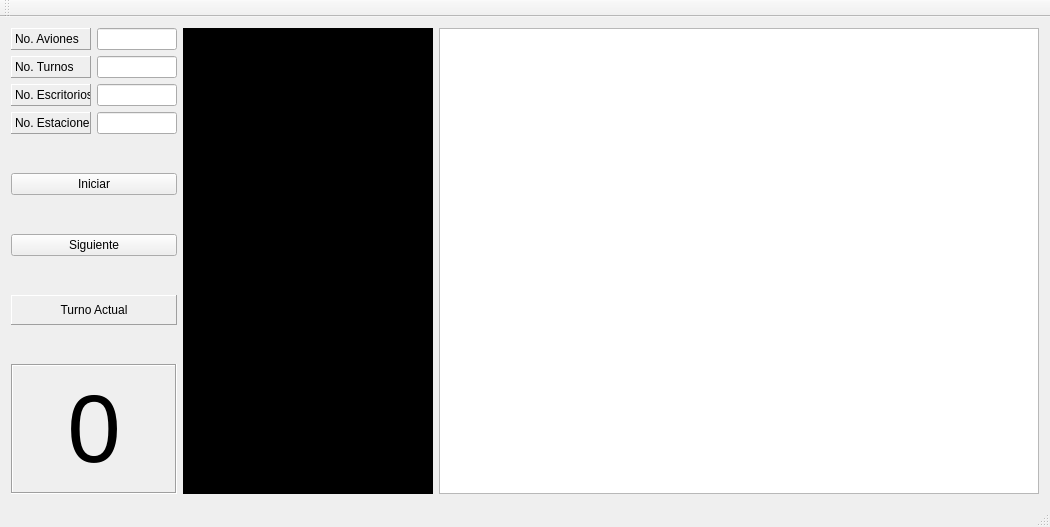
<?xml version="1.0" encoding="UTF-8"?>
<ui version="4.0">
 <class>MainWindow</class>
 <widget class="QMainWindow" name="MainWindow">
  <property name="geometry">
   <rect>
    <x>0</x>
    <y>0</y>
    <width>1050</width>
    <height>527</height>
   </rect>
  </property>
  <property name="windowTitle">
   <string>Simulacion</string>
  </property>
  <widget class="QWidget" name="centralWidget">
   <layout class="QGridLayout" name="gridLayout">
    <item row="0" column="1">
     <widget class="QPlainTextEdit" name="textedit_consola">
      <property name="sizePolicy">
       <sizepolicy hsizetype="Minimum" vsizetype="Expanding">
        <horstretch>0</horstretch>
        <verstretch>0</verstretch>
       </sizepolicy>
      </property>
      <property name="minimumSize">
       <size>
        <width>250</width>
        <height>0</height>
       </size>
      </property>
      <property name="maximumSize">
       <size>
        <width>250</width>
        <height>16777215</height>
       </size>
      </property>
      <property name="styleSheet">
       <string notr="true">background-color:black;
color:white;</string>
      </property>
      <property name="readOnly">
       <bool>true</bool>
      </property>
     </widget>
    </item>
    <item row="0" column="0">
     <layout class="QFormLayout" name="formLayout">
      <item row="0" column="0">
       <widget class="QLabel" name="label">
        <property name="sizePolicy">
         <sizepolicy hsizetype="Minimum" vsizetype="Preferred">
          <horstretch>0</horstretch>
          <verstretch>0</verstretch>
         </sizepolicy>
        </property>
        <property name="minimumSize">
         <size>
          <width>80</width>
          <height>0</height>
         </size>
        </property>
        <property name="frameShape">
         <enum>QFrame::Panel</enum>
        </property>
        <property name="frameShadow">
         <enum>QFrame::Raised</enum>
        </property>
        <property name="text">
         <string>No. Aviones</string>
        </property>
       </widget>
      </item>
      <item row="0" column="1">
       <widget class="QLineEdit" name="text_aviones">
        <property name="sizePolicy">
         <sizepolicy hsizetype="Minimum" vsizetype="Fixed">
          <horstretch>0</horstretch>
          <verstretch>0</verstretch>
         </sizepolicy>
        </property>
        <property name="minimumSize">
         <size>
          <width>80</width>
          <height>0</height>
         </size>
        </property>
        <property name="maximumSize">
         <size>
          <width>80</width>
          <height>16777215</height>
         </size>
        </property>
       </widget>
      </item>
      <item row="1" column="0">
       <widget class="QLabel" name="label_2">
        <property name="sizePolicy">
         <sizepolicy hsizetype="Minimum" vsizetype="Preferred">
          <horstretch>0</horstretch>
          <verstretch>0</verstretch>
         </sizepolicy>
        </property>
        <property name="minimumSize">
         <size>
          <width>80</width>
          <height>0</height>
         </size>
        </property>
        <property name="maximumSize">
         <size>
          <width>80</width>
          <height>16777215</height>
         </size>
        </property>
        <property name="frameShape">
         <enum>QFrame::Panel</enum>
        </property>
        <property name="frameShadow">
         <enum>QFrame::Raised</enum>
        </property>
        <property name="text">
         <string>No. Turnos</string>
        </property>
       </widget>
      </item>
      <item row="1" column="1">
       <widget class="QLineEdit" name="text_turnos">
        <property name="sizePolicy">
         <sizepolicy hsizetype="Minimum" vsizetype="Fixed">
          <horstretch>0</horstretch>
          <verstretch>0</verstretch>
         </sizepolicy>
        </property>
        <property name="minimumSize">
         <size>
          <width>80</width>
          <height>0</height>
         </size>
        </property>
        <property name="maximumSize">
         <size>
          <width>80</width>
          <height>16777215</height>
         </size>
        </property>
       </widget>
      </item>
      <item row="2" column="0">
       <widget class="QLabel" name="label_3">
        <property name="sizePolicy">
         <sizepolicy hsizetype="Minimum" vsizetype="Preferred">
          <horstretch>0</horstretch>
          <verstretch>0</verstretch>
         </sizepolicy>
        </property>
        <property name="minimumSize">
         <size>
          <width>80</width>
          <height>0</height>
         </size>
        </property>
        <property name="maximumSize">
         <size>
          <width>80</width>
          <height>16777215</height>
         </size>
        </property>
        <property name="frameShape">
         <enum>QFrame::Panel</enum>
        </property>
        <property name="frameShadow">
         <enum>QFrame::Raised</enum>
        </property>
        <property name="text">
         <string>No. Escritorios</string>
        </property>
       </widget>
      </item>
      <item row="2" column="1">
       <widget class="QLineEdit" name="text_excritorios">
        <property name="sizePolicy">
         <sizepolicy hsizetype="Minimum" vsizetype="Fixed">
          <horstretch>0</horstretch>
          <verstretch>0</verstretch>
         </sizepolicy>
        </property>
        <property name="minimumSize">
         <size>
          <width>80</width>
          <height>0</height>
         </size>
        </property>
        <property name="maximumSize">
         <size>
          <width>80</width>
          <height>16777215</height>
         </size>
        </property>
       </widget>
      </item>
      <item row="3" column="0">
       <widget class="QLabel" name="label_4">
        <property name="sizePolicy">
         <sizepolicy hsizetype="Minimum" vsizetype="Preferred">
          <horstretch>0</horstretch>
          <verstretch>0</verstretch>
         </sizepolicy>
        </property>
        <property name="minimumSize">
         <size>
          <width>80</width>
          <height>0</height>
         </size>
        </property>
        <property name="maximumSize">
         <size>
          <width>80</width>
          <height>16777215</height>
         </size>
        </property>
        <property name="frameShape">
         <enum>QFrame::Panel</enum>
        </property>
        <property name="frameShadow">
         <enum>QFrame::Raised</enum>
        </property>
        <property name="text">
         <string>No. Estaciones</string>
        </property>
       </widget>
      </item>
      <item row="3" column="1">
       <widget class="QLineEdit" name="text_estaciones">
        <property name="sizePolicy">
         <sizepolicy hsizetype="Minimum" vsizetype="Fixed">
          <horstretch>0</horstretch>
          <verstretch>0</verstretch>
         </sizepolicy>
        </property>
        <property name="minimumSize">
         <size>
          <width>80</width>
          <height>0</height>
         </size>
        </property>
        <property name="maximumSize">
         <size>
          <width>80</width>
          <height>16777215</height>
         </size>
        </property>
       </widget>
      </item>
      <item row="4" column="0" colspan="2">
       <spacer name="verticalSpacer">
        <property name="orientation">
         <enum>Qt::Vertical</enum>
        </property>
        <property name="sizeHint" stdset="0">
         <size>
          <width>20</width>
          <height>40</height>
         </size>
        </property>
       </spacer>
      </item>
      <item row="5" column="0" colspan="2">
       <widget class="QPushButton" name="boton_inicio">
        <property name="text">
         <string>Iniciar</string>
        </property>
       </widget>
      </item>
      <item row="6" column="0" colspan="2">
       <spacer name="verticalSpacer_2">
        <property name="orientation">
         <enum>Qt::Vertical</enum>
        </property>
        <property name="sizeHint" stdset="0">
         <size>
          <width>20</width>
          <height>40</height>
         </size>
        </property>
       </spacer>
      </item>
      <item row="7" column="0" colspan="2">
       <widget class="QPushButton" name="boton_siguiente">
        <property name="text">
         <string>Siguiente</string>
        </property>
       </widget>
      </item>
      <item row="9" column="0" colspan="2">
       <widget class="QLabel" name="label_5">
        <property name="sizePolicy">
         <sizepolicy hsizetype="Preferred" vsizetype="Minimum">
          <horstretch>0</horstretch>
          <verstretch>0</verstretch>
         </sizepolicy>
        </property>
        <property name="minimumSize">
         <size>
          <width>0</width>
          <height>30</height>
         </size>
        </property>
        <property name="frameShape">
         <enum>QFrame::Panel</enum>
        </property>
        <property name="frameShadow">
         <enum>QFrame::Raised</enum>
        </property>
        <property name="text">
         <string>Turno Actual</string>
        </property>
        <property name="alignment">
         <set>Qt::AlignCenter</set>
        </property>
       </widget>
      </item>
      <item row="11" column="0" colspan="2">
       <widget class="QLabel" name="label_turno">
        <property name="sizePolicy">
         <sizepolicy hsizetype="Preferred" vsizetype="Minimum">
          <horstretch>0</horstretch>
          <verstretch>0</verstretch>
         </sizepolicy>
        </property>
        <property name="minimumSize">
         <size>
          <width>0</width>
          <height>130</height>
         </size>
        </property>
        <property name="font">
         <font>
          <pointsize>72</pointsize>
         </font>
        </property>
        <property name="frameShape">
         <enum>QFrame::Box</enum>
        </property>
        <property name="frameShadow">
         <enum>QFrame::Sunken</enum>
        </property>
        <property name="text">
         <string>0</string>
        </property>
        <property name="alignment">
         <set>Qt::AlignCenter</set>
        </property>
       </widget>
      </item>
      <item row="8" column="0" colspan="2">
       <spacer name="verticalSpacer_3">
        <property name="orientation">
         <enum>Qt::Vertical</enum>
        </property>
        <property name="sizeHint" stdset="0">
         <size>
          <width>20</width>
          <height>40</height>
         </size>
        </property>
       </spacer>
      </item>
      <item row="10" column="0" colspan="2">
       <spacer name="verticalSpacer_4">
        <property name="orientation">
         <enum>Qt::Vertical</enum>
        </property>
        <property name="sizeHint" stdset="0">
         <size>
          <width>20</width>
          <height>40</height>
         </size>
        </property>
       </spacer>
      </item>
     </layout>
    </item>
    <item row="0" column="2">
     <widget class="QGraphicsView" name="graphic_view">
      <property name="sizePolicy">
       <sizepolicy hsizetype="Expanding" vsizetype="Expanding">
        <horstretch>0</horstretch>
        <verstretch>0</verstretch>
       </sizepolicy>
      </property>
     </widget>
    </item>
   </layout>
  </widget>
  <widget class="QMenuBar" name="menuBar">
   <property name="geometry">
    <rect>
     <x>0</x>
     <y>0</y>
     <width>1050</width>
     <height>21</height>
    </rect>
   </property>
  </widget>
  <widget class="QToolBar" name="mainToolBar">
   <attribute name="toolBarArea">
    <enum>TopToolBarArea</enum>
   </attribute>
   <attribute name="toolBarBreak">
    <bool>false</bool>
   </attribute>
  </widget>
  <widget class="QStatusBar" name="statusBar"/>
 </widget>
 <layoutdefault spacing="6" margin="11"/>
 <resources/>
 <connections/>
</ui>
